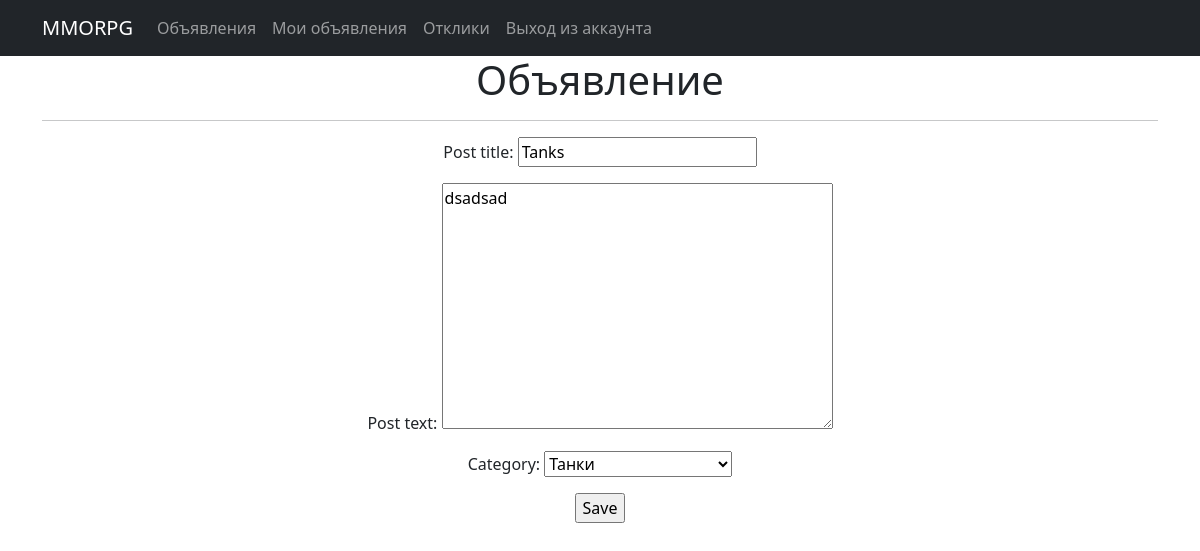
The page /update/1 (signed in) on the database as committed earlier.
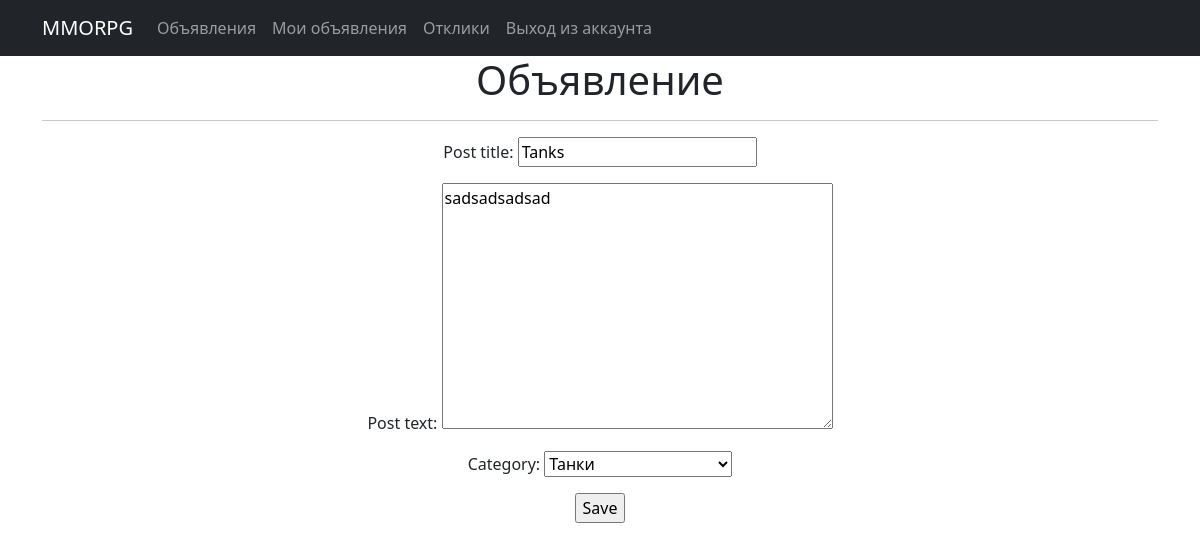
The same page on the database as committed later.
### mmo/models.py (models this page shows, shortened)
class Post(models.Model):
    post_title = models.CharField(max_length=255)
    post_text = models.TextField()
    time_create = models.DateTimeField(auto_now_add=True)
    category = models.CharField(max_length=3, choices=CATEGORY, default=tanks)
    user = models.ForeignKey(User, on_delete=models.CASCADE, null=True)

### mmo/views.py (the view)
# urls.py: path('update/<int:pk>', PostUpdate.as_view(), name='post_update'),
class PostUpdate(LoginRequiredMixin, UpdateView):
    form_class = PostForm
    model = Post
    template_name = 'post_edit.html'
    success_url = reverse_lazy('user_posts')

### mmo/forms.py
class PostForm(forms.ModelForm):
    class Meta:
        model = Post
        fields = [
            'post_title',
            'post_text',
            'category',
        ]

### templates/post_edit.html (shortened to what this page needs)
{% extends 'flatpages/default.html' %}
{% block content %}
<h1>Объявление</h1>
<hr>
<form action="" method="post">
    {{ form.as_p }}
    <input type="submit" value="Save" />
</form>
{% endblock content %}

Rows that differ between the two databases and show on the page:
changed Post "Tanks": post_text "dsadsad" → "sadsadsadsad"
